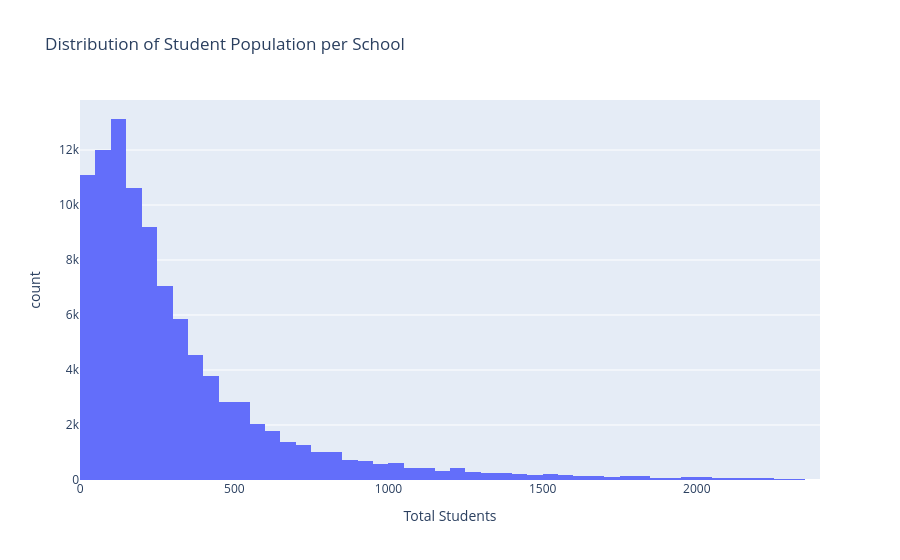

The code cell stored with this chart in its notebook:
### Code cell
fig2 = px.histogram(
    df,
    x='num_students_total',
    nbins=50,
    labels={'num_students_total':'Total Students'},
    title='Distribution of Student Population per School'
)
fig2.show()

### Figure 1 — Plotly figure (JSON) as saved in the notebook; plotly's stock layout.template omitted (floating-point values rounded to 4 significant figures; data arrays with more than 128 entries replaced by an {"elided": "..."} marker saying what was removed)
{"data": [{"bingroup": "x", "hovertemplate": "Total Students=%{x}<br>count=%{y}<extra></extra>", "legendgroup": "", "marker": {"color": "#636efa", "pattern": {"shape": ""}}, "name": "", "nbinsx": 50, "orientation": "v", "showlegend": false, "type": "histogram", "x": {"elided": "98667 float values"}, "xaxis": "x", "yaxis": "y"}], "layout": {"barmode": "relative", "legend": {"tracegroupgap": 0}, "title": {"text": "Distribution of Student Population per School"}, "xaxis": {"anchor": "y", "domain": [0, 1], "title": {"text": "Total Students"}}, "yaxis": {"anchor": "x", "domain": [0, 1], "title": {"text": "count"}}}}
